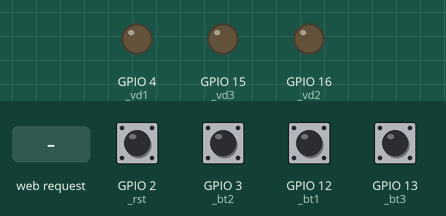
Bench run of a sketch on a simulated ESP8266 (NodeMCU). On the bench: output pins drawn as LEDs (lit = HIGH). The test bench sets the inputs (shaded band); at power-on: GPIO 2 (_rst), GPIO 3 (_bt2), GPIO 12 (_bt1), GPIO 13 (_bt3) HIGH. WiFi joins after 1.5 s; servers stay silent unless stated; EEPROM starts erased; what the sketch prints to the serial monitor is not drawn.

Above: at 1.2 s.
1.3 s: HTTP request GET /?SIID=1 received
At 2.3 s:
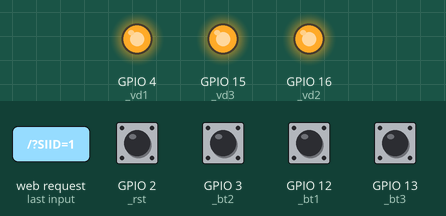
3.9 s: GPIO 3 (_bt2) pulled LOW for 0.15 s
At 5.5 s:
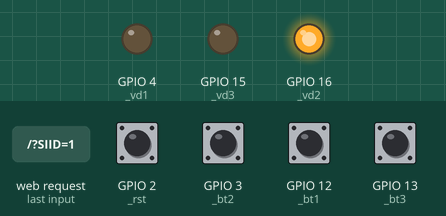
7.0 s: GPIO 12 (_bt1) pulled LOW for 0.15 s
At 7.8 s:
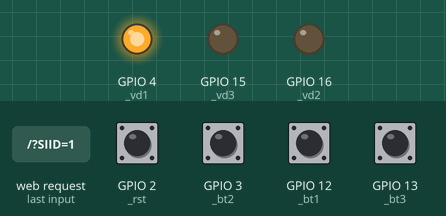
10.1 s: GPIO 13 (_bt3) pulled LOW for 0.15 s
At 11.4 s:
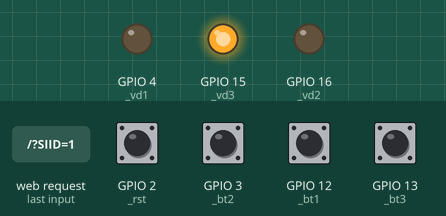
13.2 s: GPIO 3 (_bt2) pulled LOW for 1 s
At 13.7 s:
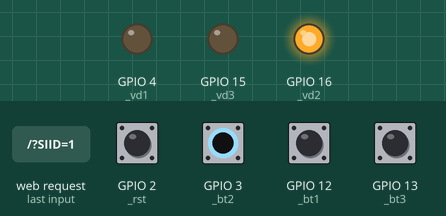
15.7 s: GPIO 12 (_bt1) pulled LOW for 1 s
At 16.16 s:
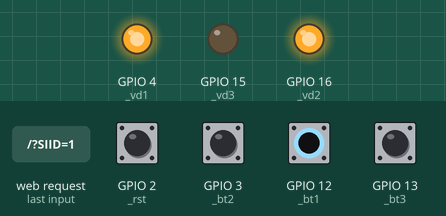
Timing chart, 0 to 20.4 s (numbered marks = the images above; inputs shaded):
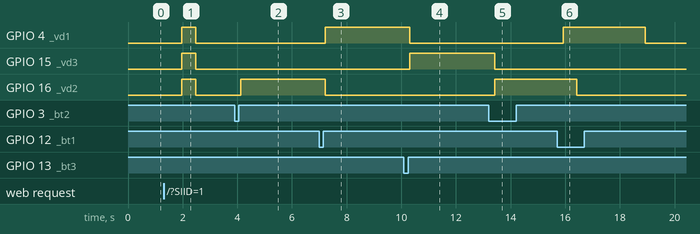

Measured:
- after the input at 1.3 s, GPIO 4 (_vd1), GPIO 15 (_vd3), GPIO 16 (_vd2): LOW → HIGH after 0.67 s, → LOW 0.50 s later
- after the input at 3.9 s, GPIO 16 (_vd2): LOW → HIGH after 0.22 s
- after the input at 7.0 s, GPIO 4 (_vd1): LOW → HIGH after 0.22 s
- after the input at 10.1 s, GPIO 15 (_vd3): LOW → HIGH after 0.22 s
- after the input at 13.2 s, GPIO 16 (_vd2): LOW → HIGH after 0.22 s
- after the input at 15.7 s, GPIO 4 (_vd1): LOW → HIGH after 0.22 s, → LOW 3.0 s later

The sketch:

Main.ino
```cpp
//Projeto eletrônica versão 3.2
// Nessa versão vou salvar cada canal de cor em um único byte

#include <ESP8266WiFi.h>
#include <ESP8266WebServer.h>
#include <EEPROM.h>

// Endereços na EEPROM de todas as variáveis

#define _IsConfigured     0   // 1 byte Variável que indica se o painél já foi ou não configurado
#define _SIID             1   // Máximo de 32 caracteres ASCII + \0
#define _Pass            34   // Máximo de 32 caracteres ASCII + \0
#define _ServerIP        67   // Máximo de 15 caracteres ASCII + \0
#define _Port            83   // 2 Bytes
#define _Ident           85   // Máximo de 32 caracteres ASCII + \0
#define _Button1        118   // 3 Bytes + máximo de 32 caracteres ASCII + \0
#define _Button2        154   // 3 Bytes + máximo de 32 caracteres ASCII + \0
#define _Button3        190   // 3 Bytes + máximo de 32 caracteres ASCII + \0
#define _EEPROMLenght   225

// Pinagem da placa
#define _rst  2   // D4
#define _bt1  12  // D6
#define _bt2  3   // RX
#define _bt3  13  // D7
#define _vd3  15  // D8
#define _vd2  16  // D0
#define _vd1  4   // D2
//******************

//Protótipos de função
char* readEEPROM(int);
char* toChar(String);
void printChar(char*);
void escreveEEPROM(int, char*);


union value {
  uint8_t bytes[2];
  uint16_t doisBytes;
};

class Button {
  private:
    int address;
    String Ident;
  public:
    byte red, green, blue;
    String message;

    Button(int address) {
      this->address = address;
      this->Read();
    }

    String jsonMessage() {
      String json = "{"
                    "I:\"" + Ident + "\","
                    "M:\"" + message + "\","
                    "R:" + red + ","
                    "G:" + green + ","
                    "B:" + blue +
                    "}"
                    ;
      return json;
    }

    void Read() {
      Ident = readEEPROM(_Ident);
      message = readEEPROM(address + 3);
      EEPROM.begin(_EEPROMLenght);
      red = EEPROM.read(address + 0);
      green = EEPROM.read(address + 1);
      blue = EEPROM.read(address + 2);
      EEPROM.end();
    }

    void Set(String color, String message) {
      this->message = message;
      escreveEEPROM(address + 3, toChar(message));

      color.remove(0, 1);                       //the character in index 0 is #
      red = (byte) strtol( color.substring(0, 2).c_str(), NULL, 16);
      green = (byte) strtol( color.substring(2, 4).c_str(), NULL, 16);
      blue = (byte) strtol( color.substring(4, 6).c_str(), NULL, 16);

      EEPROM.begin(_EEPROMLenght);

      EEPROM.write(address + 0, red);
      EEPROM.commit();
      EEPROM.write(address + 1, green);
      EEPROM.commit();
      EEPROM.write(address + 2, blue);
      EEPROM.commit();

      EEPROM.end();
    }

    void Print() {
      Serial.print("Message: ");
      Serial.println(message);
      Serial.print("  Red: ");
      Serial.println(red, HEX);
      Serial.print("  Green: ");
      Serial.println(green, HEX);
      Serial.print("  Blue: ");
      Serial.println(blue, HEX);
    }
};


class Porta {
  private:
    int address;
  public:
    value Dados;

    Porta(int address) {
      this->address = address;
      this->Read();
    }

    void Read() {
      EEPROM.begin(_EEPROMLenght);
      Dados.bytes[0] = EEPROM.read(address);
      Dados.bytes[1] = EEPROM.read(address + 1);
      EEPROM.end();
    }

    void Set(String dado) {
      value dadoInt;
      dadoInt.doisBytes = (uint16_t)dado.toInt();
      Dados = dadoInt;
      EEPROM.begin(_EEPROMLenght);
      EEPROM.write(address, dadoInt.bytes[0]);
      EEPROM.write(address + 1, dadoInt.bytes[1]);
      EEPROM.end();
    }
};

// Variáveis globais - Essas variáveis são lidas da EEPROM
uint8_t IsConfigured;
char* SIID;
char* Pass;
char* ServerIP;
char* Ident;
Porta Port(_Port);
Button button1(_Button1);
Button button2(_Button2);
Button button3(_Button3);

// Flags de interrupções
bool f_rst = false;
bool f_bt1 = false;
bool f_bt2 = false;
bool f_bt3 = false;

// Temporizadores para debouncing por software
unsigned long t_bt1 = millis();
unsigned long t_bt2 = millis();
unsigned long t_bt3 = millis();

// Temporizador para resetar
unsigned long t_rst;

// Temporizadores para os leds
unsigned long t_vd1 = millis();
unsigned long t_vd2 = millis();
unsigned long t_vd3 = millis();

ESP8266WebServer server(80);

void setup() {
  Serial.begin(115200);
  Serial.println("\nIniciando...");
  EEPROM.begin(_EEPROMLenght);
  IsConfigured = EEPROM.read(_IsConfigured);
  EEPROM.end();

  pinMode(_rst, INPUT_PULLUP);
  pinMode(_bt1, INPUT_PULLUP);
  pinMode(_bt2, INPUT_PULLUP);
  pinMode(_bt3, INPUT_PULLUP);
  pinMode(_vd1, OUTPUT);
  pinMode(_vd2, OUTPUT);
  pinMode(_vd3, OUTPUT);

  SIID = readEEPROM(_SIID);
  Pass = readEEPROM(_Pass);
  ServerIP = readEEPROM(_ServerIP);


  //  Se o painel já está configurado
  if (IsConfigured == 1) {

    //  Connect to the WiFi network
    WiFi.begin(SIID, Pass);
    Serial.println("Painel configurado, conectando a rede externa.");
    Serial.print("Conectando");

    // Interrupções dos botões com debouncing
    attachInterrupt(digitalPinToInterrupt(_bt1), interruptBt1, FALLING);
    attachInterrupt(digitalPinToInterrupt(_bt2), interruptBt2, FALLING);
    attachInterrupt(digitalPinToInterrupt(_bt3), interruptBt3, FALLING);

    //  Esperando a conexão com a rede

    waitWileIsNotConnect();

    digitalWrite(_vd1, LOW);
    digitalWrite(_vd2, LOW);
    digitalWrite(_vd3, LOW);


    //  Print the local IP
    Serial.print("\nIP address: ");
    Serial.println(WiFi.localIP());
  }

  //  Se o painel ainda não está configurado
  if (IsConfigured != 1) {
    //  Connect to the WiFi network
    WiFi.softAP("Painel", "");
    Serial.println("Painel não configurado, iniciando rede WIFI");

    //  Indexando a página inicial
    server.on("/", handleMain);

    //  Start the server
    server.begin();
    Serial.println("Server listening");
  }
}

void waitWileIsNotConnect() {
  while (WiFi.status() != WL_CONNECTED) {
    delay(500);
    Serial.print(".");
    digitalWrite(_vd1, !digitalRead(_vd1));
    digitalWrite(_vd2, !digitalRead(_vd2));
    digitalWrite(_vd3, !digitalRead(_vd3));
    f_rst = ResetLoongPressed();
    if (f_rst) {
      Reset();
      break;
    }
  }
}

bool sendMessage(String msg) {
  WiFiClient client;
  bool sended = false;
  if (client.connect(ServerIP, Port.Dados.doisBytes)) {
    Serial.println(msg);
    client.print(msg);
    sended = true;

  } else {
    Serial.println("connection failed");
  }
  client.stop();
  return sended;
}

bool ResetLoongPressed() {
  if (digitalRead(_rst) == HIGH) {
    t_rst = millis();
  }
  if (millis() - t_rst > 8000) {
    t_rst = millis();
    return true;
  }
  return false;
}


void Reset() {
  Serial.println("Resetando!");
  EEPROM.begin(_EEPROMLenght);
  EEPROM.write(_IsConfigured, 0);
  EEPROM.end();
  f_rst = false;
  setup();
}

void loop() {


  //  Se o painel ainda não está configurado
  if (IsConfigured != 1) {
    server.handleClient(); //Handling of incoming requests
  }

  if (IsConfigured == 1) {
    waitWileIsNotConnect();
    if (ResetLoongPressed()) {
      Reset();
    }
    if (digitalRead(_vd1) == HIGH and millis() - t_vd1 > 3000) {
      digitalWrite(_vd1, LOW);
    }
    if (digitalRead(_vd2) == HIGH and millis() - t_vd2 > 3000) {
      digitalWrite(_vd2, LOW);
    }
    if (digitalRead(_vd3) == HIGH and millis() - t_vd3 > 3000) {
      digitalWrite(_vd3, LOW);
    }
    if (f_bt1) {
      button1.Print();
      f_bt1 = false;
      if (sendMessage(button1.jsonMessage())) {
        digitalWrite(_vd1, HIGH);
        t_vd1 = millis();
      }
    }
    if (f_bt2) {
      button2.Print();
      Serial.print(ServerIP);
      Serial.print(":");
      Serial.println(Port.Dados.doisBytes);
      f_bt2 = false;
      if (sendMessage(button2.jsonMessage())) {
        digitalWrite(_vd2, HIGH);
        t_vd2 = millis();
      }
    }
    if (f_bt3) {
      button3.Print();
      f_bt3 = false;
      if (sendMessage(button3.jsonMessage())) {
        digitalWrite(_vd3, HIGH);
        t_vd3 = millis();
      }
    }
  }
}
void interruptBt1() {
  if (millis() - t_bt1 > 500) {
    f_bt1 = true;
    t_bt1 = millis();
  }
}
void interruptBt2() {
  if (millis() - t_bt2 > 500) {
    f_bt2 = true;
    t_bt2 = millis();
  }
}
void interruptBt3() {
  if (millis() - t_bt3 > 500) {
    f_bt3 = true;
    t_bt3 = millis();
  }
}

void handleMain() {
  if (server.hasArg("SIID") == false) { //Check if body received
    server.send(200, "text/html", siteMain());
  }
  if (server.hasArg("SIID") == true) {
    server.send(200, "text/html", siteResposta());
    delay(50);

    escreveEEPROM(_SIID    , toChar(server.arg("SIID")));
    escreveEEPROM(_Pass    , toChar(server.arg("Pass")));
    escreveEEPROM(_ServerIP, toChar(server.arg("ServerIP")));
    escreveEEPROM(_Ident   , toChar(server.arg("Ident")));

    Port.Set(server.arg("Port"));

    button1.Set(server.arg("ColorButton1"), server.arg("MessageButton1"));
    button2.Set(server.arg("ColorButton2"), server.arg("MessageButton2"));
    button3.Set(server.arg("ColorButton3"), server.arg("MessageButton3"));

    EEPROM.begin(_EEPROMLenght);
    EEPROM.write(_IsConfigured, 1);
    EEPROM.end();

    Serial.println("Leitura da EEPROM");
    Serial.print("SIID: ");
    printChar(readEEPROM(_SIID));
    Serial.print("\nPass: ");
    printChar(readEEPROM(_Pass));
    Serial.print("\nServerIP: ");
    printChar(readEEPROM(_ServerIP));
    Serial.print("\nPort: ");
    Serial.print(Port.Dados.doisBytes);
    Serial.print("\nIdent: ");
    printChar(readEEPROM(_Ident));
    Serial.println("\nButton 1");
    button1.Print();
    Serial.println("\nButton 2");
    button2.Print();
    Serial.println("\nButton 3");
    button3.Print();

    delay(50);
    Serial.println("Reiniciando!");
    setup();
  }
}
```

EEPROM.ino
```cpp
char* readEEPROM(int endereco) {
  int i;

  // Inicia a EEPROM com o tamanho definido
  EEPROM.begin(_EEPROMLenght);

  // Obtem o tamanho do vetor do primeiro endereço
  int tamanho = EEPROM.read(endereco);

  //
  char* retorno = new char[tamanho + 1];

  // Ler bytes apartir de endereço[1] até endereço[tamanho]
  for (i = 0; i < tamanho; i++) {
    retorno[i] = (char)EEPROM.read(1 + i + endereco);
  }

  // Nesse ponto, i = tamanho+1, é adicionado o identificador de fim de palavra
  retorno[i] = '\0';

  // Finaliza a EEPROM
  EEPROM.end();

  return retorno;
}
char* toChar(String str) {
  char *cstr = new char[str.length() + 1];
  strcpy(cstr, str.c_str());
  return cstr;
}

void printChar(char* msg) {
  for (int i = 0; msg[i] != '\0'; i++) {
    Serial.write(msg[i]);
  }
}

void escreveEEPROM(int endereco, char* mensagem) {
  int tamanho;

  // Inicia a EEPROM com o tamanho definido
  EEPROM.begin(_EEPROMLenght);

  // Lendo o tamanho da mensagem
  for (tamanho = 0; mensagem[tamanho] != '\0'; tamanho++);

  // Salvando o tamanho da mensagem no endereço[0]
  EEPROM.write(endereco, tamanho);
  EEPROM.commit();

  // Gravando a mensagem a partir de endereço[1]
  for (int i = 0; i < tamanho; i++) {
    EEPROM.write(endereco + i + 1, mensagem[i]);
    EEPROM.commit();
  }
  // Finaliza a EEPROM
  EEPROM.end();
}
```

Site.ino
```cpp
String siteMain() {
  const String HTML = "<!DOCTYPE html>"
                "<html>"

                "<head>"
                "<meta charset='utf-8'>"
                "<title>Bem-vindo!</title>"
                "<style type='text/css'>"
                "body {"
                "font-family: arial;"
                "color: #D8DBE2;"
                "background-color: #599392;"
                "}"

                ".panelHead {"
                "margin-left: auto;"
                "margin-right: auto;"
                "margin-top: 30px;"
                "width: 330px;"
                "height: auto;"
                "background-color: #125559;"
                "padding-left: 50px;"
                "padding-bottom: 50px;"
                "padding-top: 30px;"
                "border-radius: 6px;"
                "}"

                ".txtbox {"
                "border: 0px;"
                "height: 20px;"
                "background-color: #D8DBE2;"
                "color: #484A47;"
                "margin-top: 10px;"
                "margin-bottom: 10px;"
                "border-radius: 15px;"
                "}"

                ".colorDialog {"
                "width: 20px;"
                "border-style: none;"
                "}"

                ".subtitle {"
                "font-size: 20px;"
                "margin: 5px;"
                "}"

                ".btn {"
                "width: 70px;"
                "height: 30px;"
                "color: #484A47;"
                "background-color: #D8DBE2;"
                "border: 0;"
                "border-radius: 15px;"
                "}"
                "</style>"
                "</head>"

                "<body>"
                "<div class='panelHead'>"

                "<form>"
                "<table>"
                "<tr>"
                "<td>"
                "<h2 class='subtitle'>Conexão</h2>"
                "</td>"
                "</tr>"
                "<tr align=right>"
                "<td>SSID:</td>"
                "<td><input class='txtbox' type='text' required name='SIID' size='20' /></td>"
                "</tr>"

                "<tr align=right>"
                "<td>Senha:</td>"
                "<td><input class='txtbox' type='text' name='Pass' size='20' /></td>"
                "</tr>"

                "<tr align=right>"
                "<td>Server IP:</td>"
                "<td><input class='txtbox' type='text' required name='ServerIP' size='20' /></td>"
                "</tr>"

                "<tr align=right>"
                "<td>Porta:</td>"
                "<td><input class='txtbox' type='text' required name='Port' size='20' /></td>"
                "</tr>"

                "<tr>"
                "<td>"
                "<h2 class='subtitle'>Mensagens</h2>"
                "</td>"
                "</tr>"

                "<tr align=right>"
                "<td>Identificador:</td>"
                "<td><input class='txtbox' type='text' required name='Ident' size='20' /></td>"
                "</tr>"

                "<tr align=right>"
                "<td>"
                "Botão 1:"
                "<input class='colorDialog' type='color' id='head' name='ColorButton1' value='#599392'>"
                "</td>"
                "<td><input class='txtbox' type='text' required name='MessageButton1' size='20' /></td>"
                "</tr>"

                "<tr align=right>"
                "<td>"
                "Botão 2:"
                "<input class='colorDialog' type='color' id='head' name='ColorButton2' value='#599392'>"
                "</td>"
                "<td><input class='txtbox' type='text' required name='MessageButton2' size='20' /></td>"
                "</tr>"

                "<tr align=right>"
                "<td>"
                "Botão 3:"
                "<input class='colorDialog' type='color' id='head' name='ColorButton3' value='#599392'>"
                "</td>"
                "<td><input class='txtbox' type='text' required name='MessageButton3' size='20' /></td>"
                "</tr>"

                "<tr align=right>"
                "<td></td>"
                "<td><input class='btn' type='submit' value='Enviar'></td>"
                "</tr>"
                "</table>"
                "</form>"
                "</div>"
                "</body>"
                "</html>"
                ;
                return HTML;
}

String siteResposta(){
  String HTML="";

  HTML+="<!DOCTYPE html>";
  HTML+="<html>";
  HTML+="<head>";
  HTML+="<title>Setup</title>";
  HTML+="<meta charset='utf-8'>";
  HTML+="<style type='text/css'>";
  HTML+="body {";
  HTML+="font-family:arial;";
  HTML+="color: #D8DBE2;";
  HTML+="background-color: #599392;";
  HTML+="}";
  HTML+=".titulo{";
  HTML+="margin-right: 15px;";
  HTML+="margin-left: 15px;";
  HTML+="}";
  HTML+=".panelHead{";
  HTML+="padding-top:30px;";
  HTML+="margin-left: auto;";
  HTML+="margin-right: auto;";
  HTML+="margin-top: 30px;";
  HTML+="width:400px;";
  HTML+="height: 200px;";
  HTML+="background-color: #125559;";
  HTML+="border-radius: 6px;";
  HTML+="}";
  HTML+="</style>";
  HTML+="</head>";
  HTML+="<body>";
  HTML+="<div class='panelHead'>";
  HTML+="<h1 class='titulo' align=Center>Configurado!</h1>";
  HTML+="<h3 class='titulo' align=center >Caso o painel não conecte-se a rede em alguns segundos, algo correu mal, resete o painel e tente novamente.</h3>";
  HTML+="</div>";
  HTML+="</body>";
  HTML+="</html>";

  return HTML;
}
```
